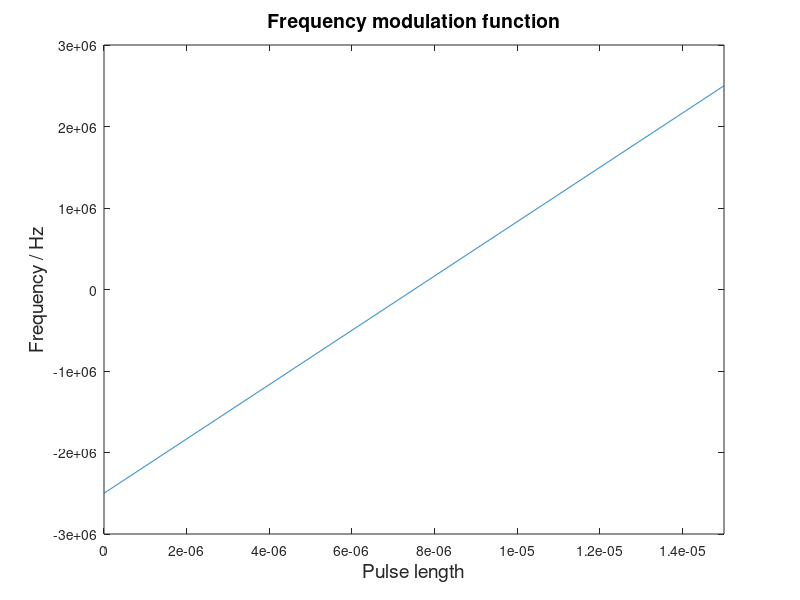

This figure's MATLAB source: (Note: this script raises an error after producing the figure.)
%clear all;
close all;
v_max = 50;
carrier = 9.55e9;
series_name = 'lfm';
plot_title = 'LFM';
lim = inf;


f_points = 100;
impulse_response = [];
phase = [];
B = 5e6;

tau = 15e-6;
fs = 8e7;
N = tau*fs;
amp = ones(1,N);
%f_signal = (0:(N-1))/N*B - B/2;
f_signal = linspace(-B/2,B/2,N);
fig = figure;
x = linspace(0,tau,N);
plot(x, f_signal);
fontsize=14;
title('Frequency modulation function', 'FontSize', fontsize);
ylabel('Frequency / Hz', 'FontSize', fontsize);
xlabel('Pulse length', 'FontSize', fontsize);
xlim([0 tau]);
filename = sprintf('../thesis/figures/%s-fmf.png', series_name);
print(fig, '-dpng', '-r300', filename);


[clean_signal signal new_tau] = makesignal(amp, phase, f_signal, impulse_response, tau, fs);
[delay v the_af] = af(signal, clean_signal, new_tau, fs, v_max, f_points, carrier);
t_str = sprintf('%s ( \\tau=15 \\mus, f=%1.2f GHz )      ', plot_title, carrier./1e9);
fig = plotaf(t_str, delay,v,the_af);
xlim([-lim lim]);
filename = sprintf('../thesis/figures/%s-%ius.png', series_name,tau*1e6);
print(fig, '-dpng', '-r300', filename);

fig = plotafslice(1,t_str, delay,the_af);
filename = sprintf('../thesis/figures/%s-%ius-0D.png', series_name,tau*1e6);
print(fig, '-dpng', '-r300', filename);


tau = 200e-6;
fs = 1e8;
N = tau*fs;
amp = ones(1,N);
f_signal = linspace(-B/2, B/2, N);
[clean_signal signal new_tau] = makesignal(amp, phase, f_signal, impulse_response, tau, fs);
[delay v the_af] = af(signal, clean_signal, new_tau, fs, v_max, f_points, carrier);
t_str = sprintf('%s ( \\tau=200 \\mus, f=%1.2f GHz )      ', plot_title, carrier./1e9);
fig = plotaf(t_str, delay,v,the_af);
xlim([-lim lim]);
filename = sprintf('../thesis/figures/%s-%ius.png', series_name,tau*1e6);
print(fig, '-dpng', '-r300', filename);

fig = plotafslice(1,t_str, delay,the_af);
filename = sprintf('../thesis/figures/%s-%ius-0D.png', series_name,tau*1e6);
print(fig, '-dpng', '-r300', filename);
